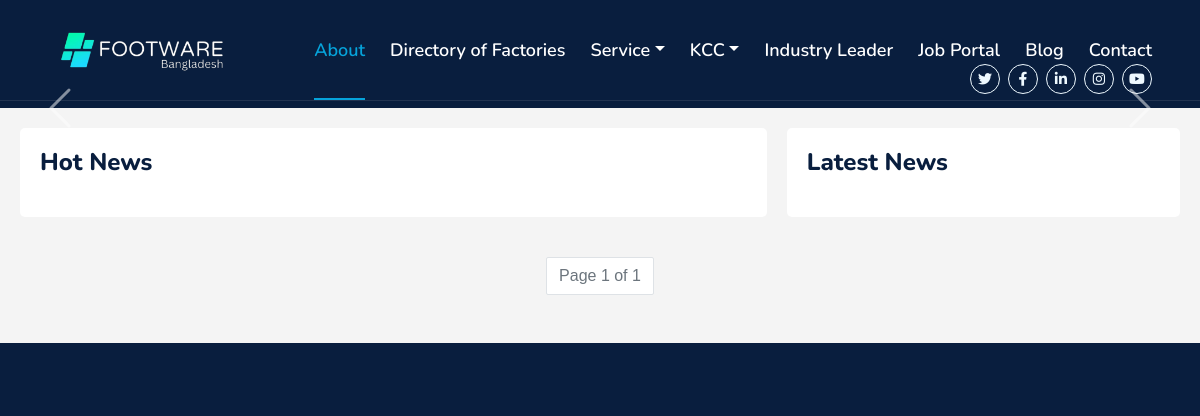
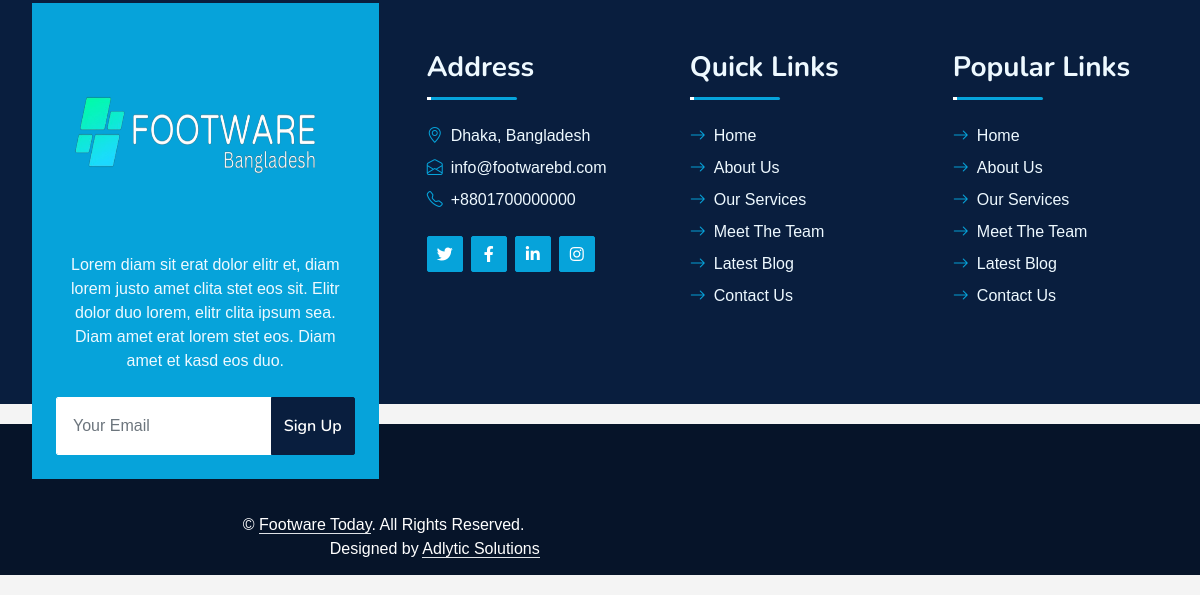
The page /news/ on the database as committed earlier (2 pictures, top to bottom).
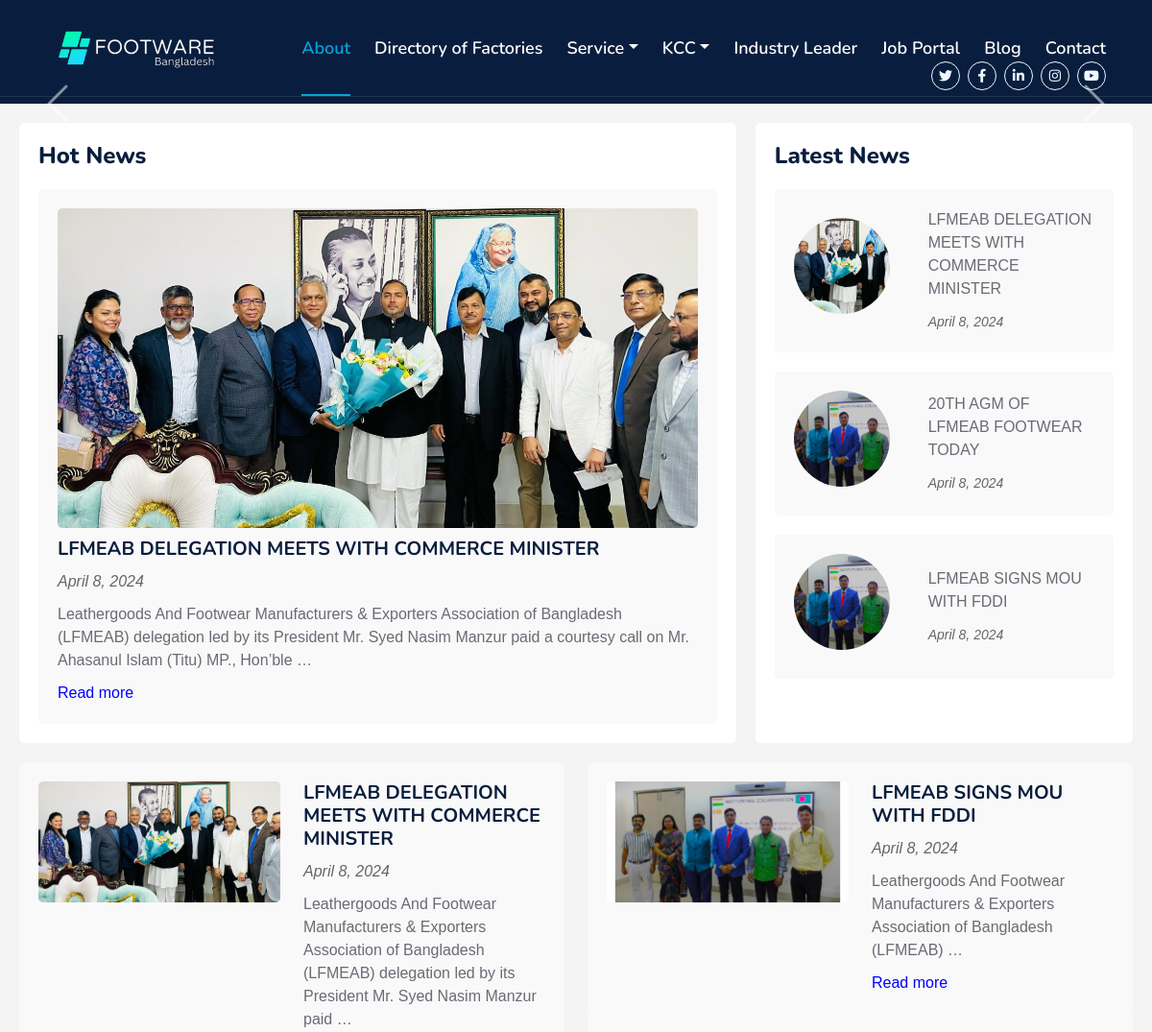
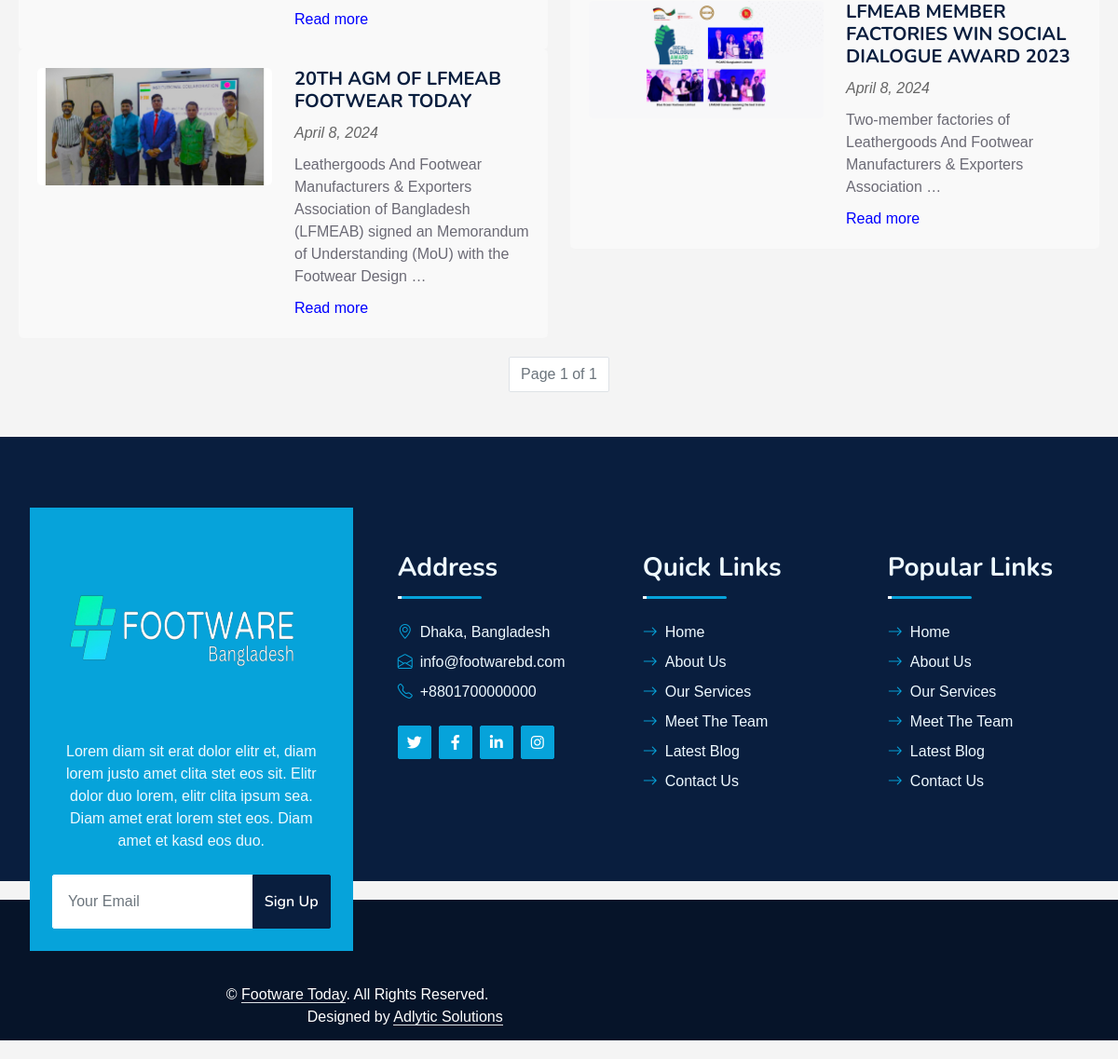
The same page on the database as committed later (2 pictures, top to bottom).
### store/models.py (models this page shows, shortened)
class NewsArticle(models.Model):
    title = models.CharField(max_length=200)
    slug = models.SlugField(max_length=220, unique=True, blank=True, null=True)
    content = models.TextField()
    publication_date = models.DateField(auto_now_add=True)
    author = models.CharField(max_length=100)
    image = models.ImageField(upload_to='photos/news_images/', null=True, blank=True)
    is_availble = models.BooleanField(default = True)
    reference_link = models.URLField(max_length = 200, blank=True, null=True)

### store/views.py (the view)
# urls.py: path('news/', views.news_article_list ,name='news_all'),
def news_article_list(request):
    all_news = NewsArticle.objects.filter(is_availble=True).order_by('-publication_date')
    paginator = Paginator(all_news, 10)  # Assuming you want 10 news per page
    page_number = request.GET.get('page')
    page_obj = paginator.get_page(page_number)
    num_news = len(all_news)
    mid_index = num_news // 2
    news_column1 = all_news[:mid_index]
    news_column2 = all_news[mid_index:]
    articles = NewsArticle.objects.filter(is_availble=True).order_by('-publication_date')[:1]
    latest_news = NewsArticle.objects.filter(is_availble=True).order_by('-publication_date')[:3]  # Latest news won't be paginated
    context = {
        'news_column1': news_column1,
        'news_column2': news_column2,
        'page_obj': page_obj,
        'articles': articles,
        'latest_news': latest_news,
    }
    return render(request, 'news/article_list.html', context)

### store/templates/news/article_list.html (shortened to what the changed rows need)
<!DOCTYPE html>
<html lang="en">
  {% extends 'index.html' %} {% block body%} {% load static %}
  <head>
  </head>
  <body>
  <div class="container-fluid position-relative p-0">
    <nav class="navbar navbar-expand-lg navbar-dark px-5 py-3 py-lg-0">
      <a href="{% url 'home' %}" class="navbar-brand p-0">
        <h1 class="m-0">
          <img
            class="w-100"
            src="{% static 'img/logo/footware_logo.png' %}"
            height="100px"
            width="200px"
            alt="Image"
          />
        </h1>
      </a>
    </nav>
  </div>
    <div class="container">
      <div class="main-column">
        <h2>Hot News</h2>
        <div class="news-container">
          {% for article in articles %}
          <div class="news-item">
            <img src="{{ article.image.url }}" alt="{{ article.title }}" />
            <h3>{{ article.title }}</h3>
            <p class="date">{{ article.publication_date }}</p>
            <p>{{ article.content|truncatewords:30 }}</p>
            <a href="{{ article.url }}" class="read-more">Read more</a>
          </div>
          {% endfor %}
        </div>
      </div>
      <div class="latest-column">
        <h2>Latest News</h2>
        <div class="news-container">
          {% for article in latest_news %}
          <div class="news-item">
            <img src="{{ article.image.url }}" alt="{{ article.title }}" />
            <div class="news-details">
              <p>{{ article.title }}</p>
              <small class="date">{{ article.publication_date }}</small>
            </div>
          </div>
          {% endfor %}
        </div>
      </div>
    </div>
    <div class="container">
      <div class="row">
        <div class="col-lg-6 wow slideInUp" data-wow-delay="0.3s">
          {% for article in news_column1 %}
          <div class="news-item">
            <div class="row">
              <div class="col-md-6">
                <img
                  src="{{ article.image.url }}"
                  alt="{{ article.title }}"
                  class="img-fluid"
                />
              </div>
              <div class="col-md-6">
                <h3>{{ article.title }}</h3>
                <p class="date">{{ article.publication_date }}</p>
                <p>{{ article.content|truncatewords:20 }}</p>
                <a href="{{ article.url }}" class="read-more">Read more</a>
              </div>
            </div>
          </div>
          {% endfor %}
        </div>
        <div class="col-lg-6 wow slideInUp" data-wow-delay="0.6s">
          {% for article in news_column2 %}
          <div class="news-item">
            <div class="row">
              <div class="col-md-6">
                <img
                  src="{{ article.image.url }}"
                  alt="{{ article.title }}"
                  class="img-fluid"
                />
              </div>
              <div class="col-md-6">
                <h3>{{ article.title }}</h3>
                <p class="date">{{ article.publication_date }}</p>
                <p>{{ article.content|truncatewords:10 }}</p>
                <a href="{{ article.url }}" class="read-more">Read more</a>
              </div>
            </div>
          </div>
          {% endfor %}
        </div>
      </div>
    </div>
{% endblock %}

Rows that differ between the two databases and show on the page:
added NewsArticle: image (picture), title "LFMEAB DELEGATION MEETS WITH COMMERCE MINISTER", publication_date "April 8, 2024", content "Leathergoods And Footwear Manufacturers & Exporters Association of Bangladesh (LFMEAB) delegation led by its President Mr. Syed Nasim Manzur paid a courtesy call on Mr. Ahasanul Islam (Titu) MP., Hon’ble …", content "Leathergoods And Footwear Manufacturers & Exporters Association of Bangladesh (LFMEAB) delegation led by its President Mr. Syed Nasim Manzur paid …"
added NewsArticle: image (picture), title "20TH AGM OF LFMEAB FOOTWEAR TODAY", publication_date "April 8, 2024", content "Leathergoods And Footwear Manufacturers & Exporters Association of Bangladesh (LFMEAB) signed an Memorandum of Understanding (MoU) with the Footwear Design …"
added NewsArticle: image (picture), title "LFMEAB SIGNS MOU WITH FDDI", publication_date "April 8, 2024", content "Leathergoods And Footwear Manufacturers & Exporters Association of Bangladesh (LFMEAB) …"
added NewsArticle: image (picture), title "LFMEAB MEMBER FACTORIES WIN SOCIAL DIALOGUE AWARD 2023", publication_date "April 8, 2024", content "Two-member factories of Leathergoods And Footwear Manufacturers & Exporters Association …"
